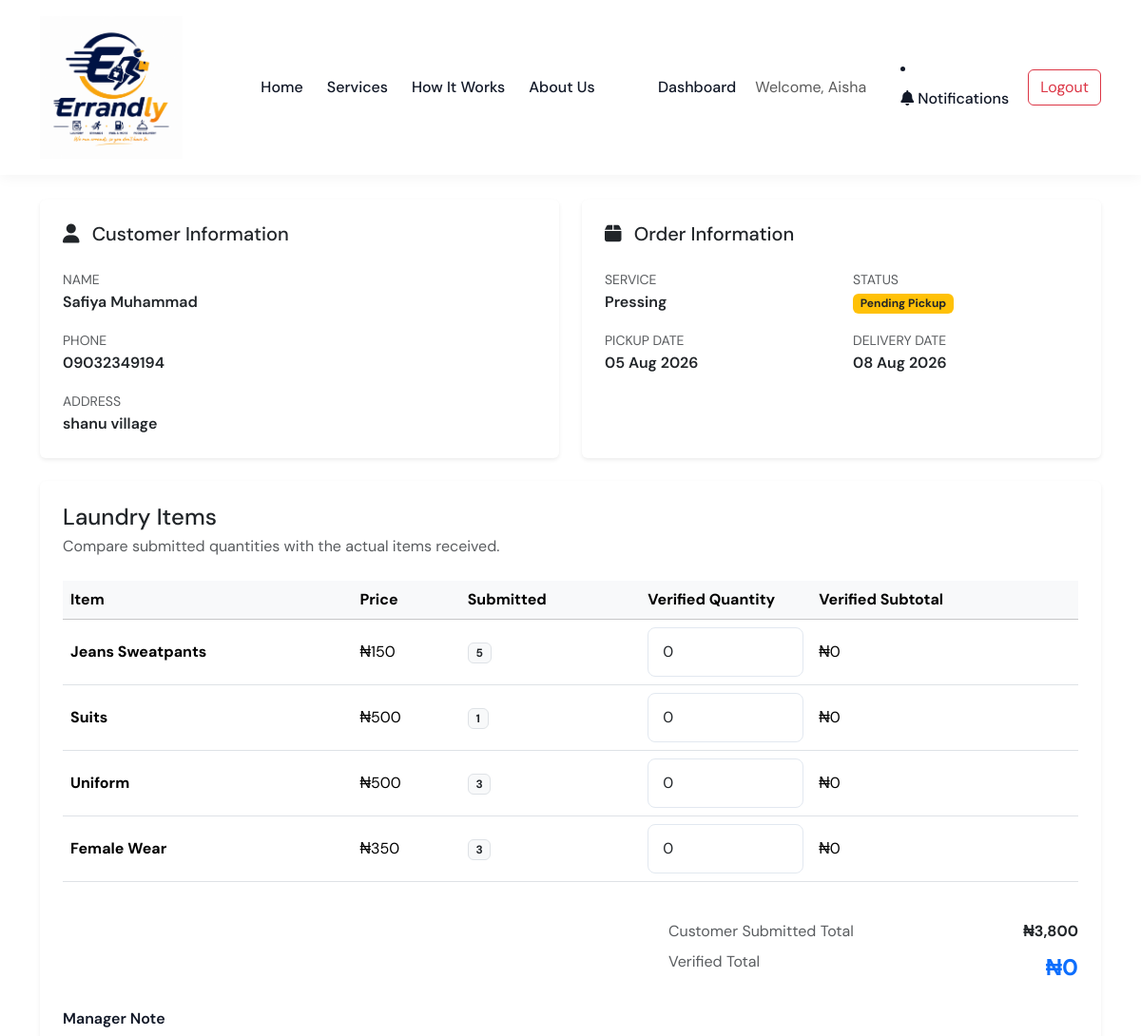
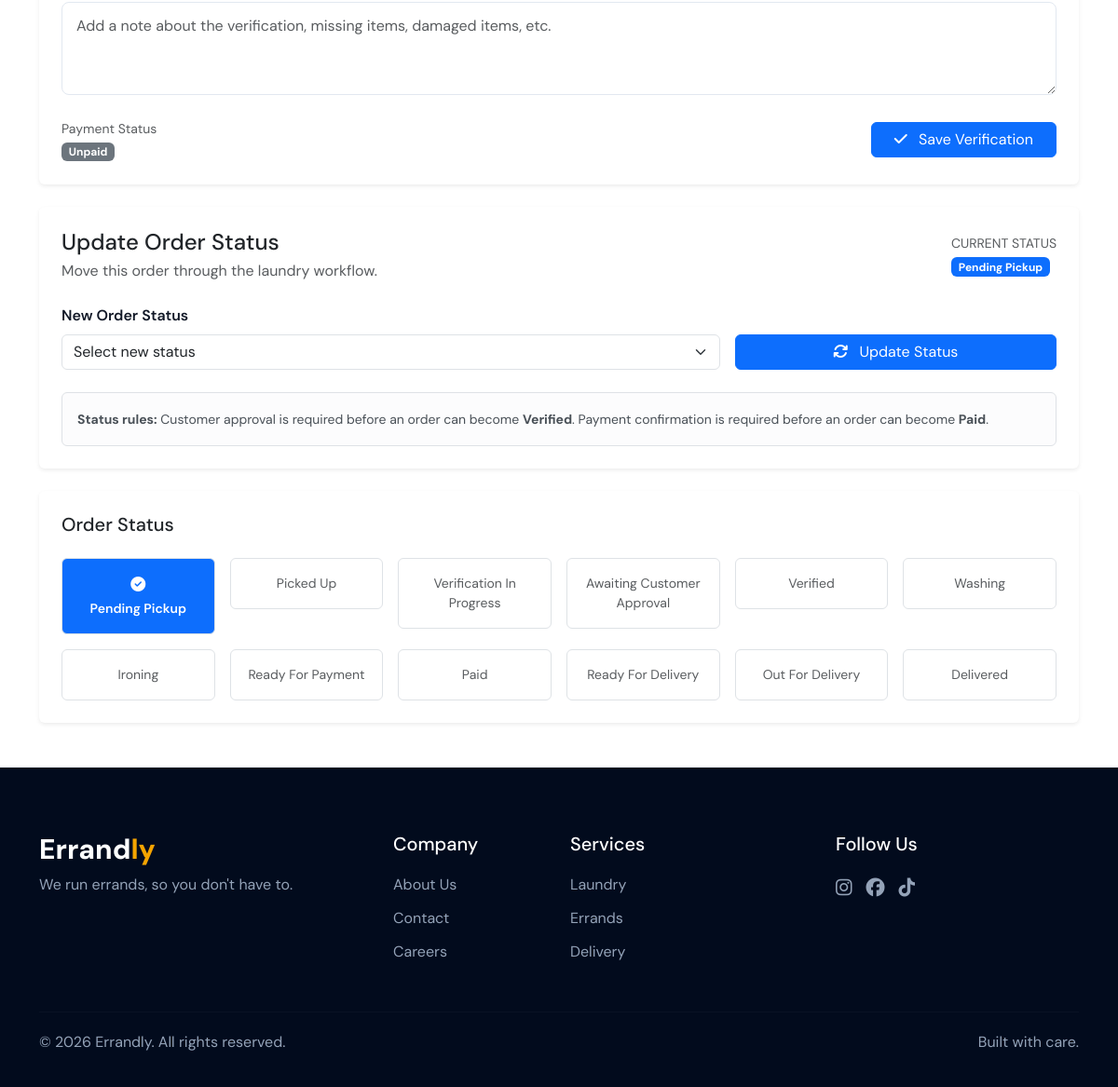
/admin/order/6 (signed in), run on an earlier commit of the app's database (2 pictures, top to bottom).
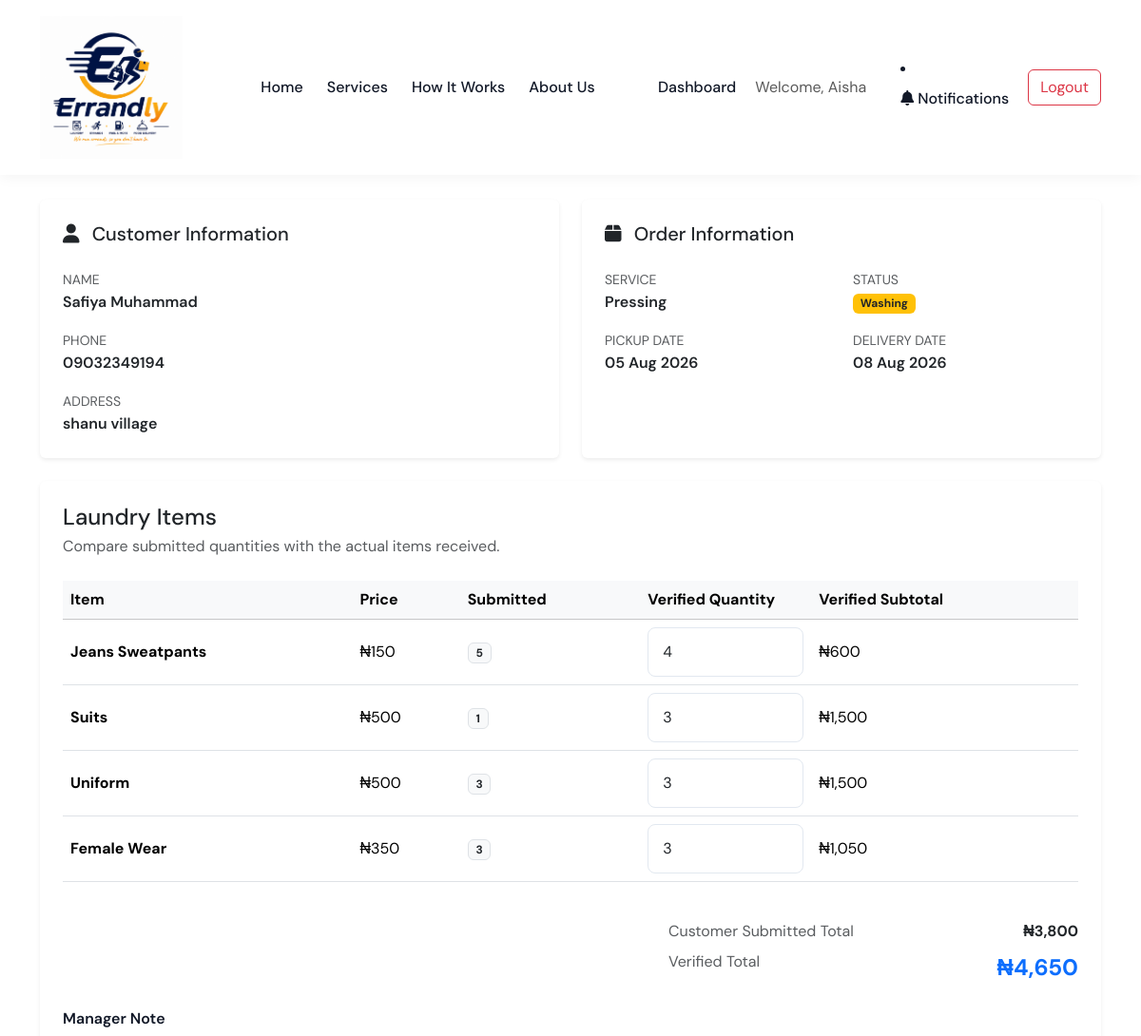
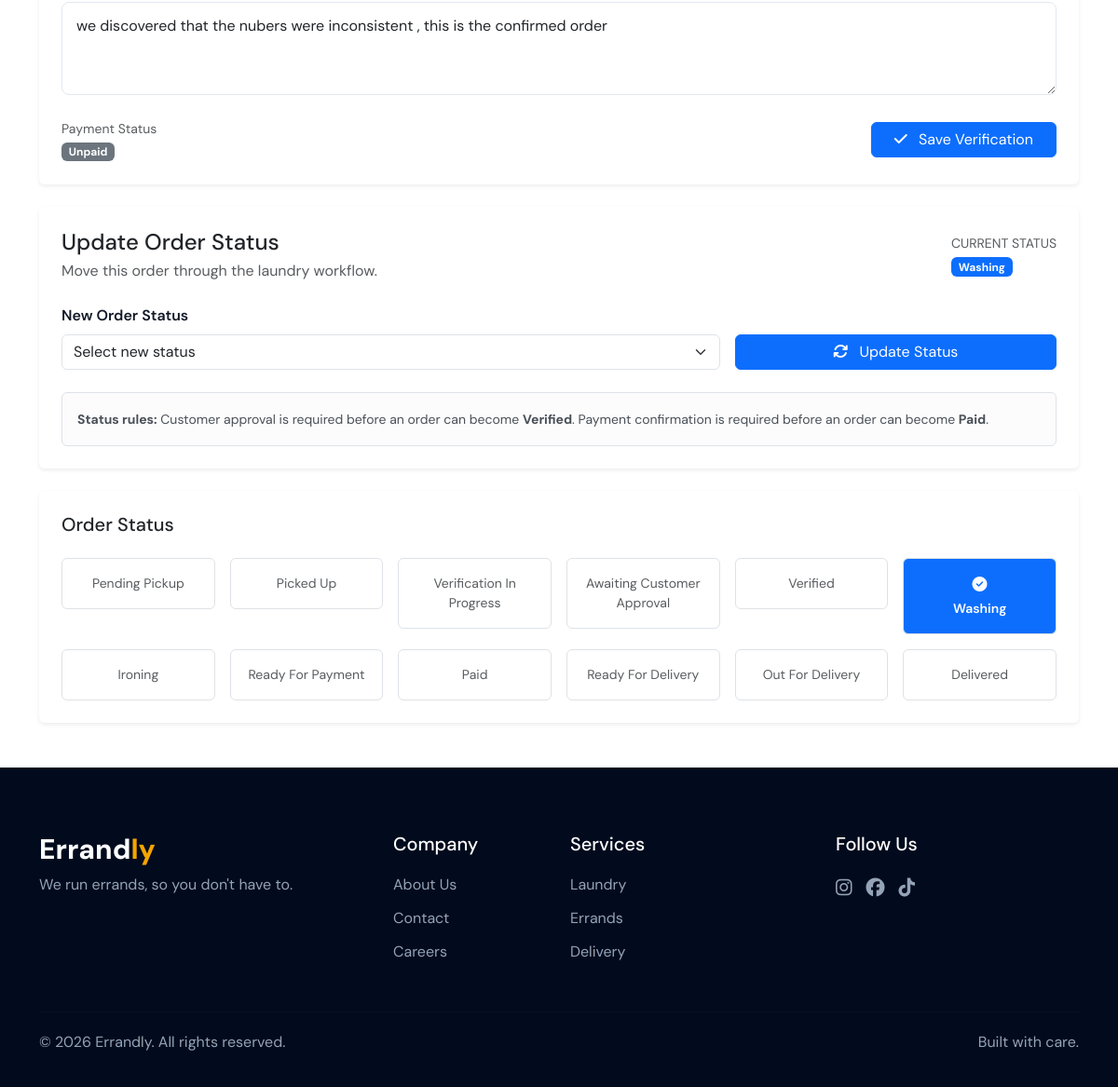
And on a later commit of the database (2 pictures, top to bottom).
### models.py (models this page shows)
class LaundryOrder(db.Model):
    __tablename__ = "laundry_orders"
    id = db.Column(
        db.Integer,
        primary_key=True
    )
    user_id = db.Column(
        db.Integer,
        db.ForeignKey("users.id"),
        nullable=False
    )
    service_type = db.Column(
        db.String(30),
        nullable=False
    )
    pickup_date = db.Column(
        db.Date,
        nullable=False
    )
    delivery_date = db.Column(
        db.Date,
        nullable=False
    )
    submitted_total = db.Column(
        db.Integer,
        nullable=False,
        default=0
    )
    verified_total = db.Column(
        db.Integer,
        nullable=False,
        default=0
    )
    payment_status = db.Column(
        db.String(20),
        nullable=False,
        default="UNPAID"
    )
    order_status = db.Column(
        db.String(40),
        nullable=False,
        default=ORDER_STATUS[0]
    )
    manager_note = db.Column(
        db.Text
    )
    customer_approved = db.Column(
        db.Boolean,
        default=False
    )
    created_at = db.Column(
        db.DateTime,
        nullable=False,
        default=datetime.utcnow
    )
    user = db.relationship(
        "User",
        backref=db.backref(
            "laundry_orders",
            lazy=True
        )
    )

class OrderItem(db.Model):
    __tablename__ = "order_items"
    id = db.Column(
        db.Integer,
        primary_key=True
    )
    order_id = db.Column(
        db.Integer,
        db.ForeignKey("laundry_orders.id"),
        nullable=False
    )
    item_name = db.Column(
        db.String(100),
        nullable=False
    )
    price = db.Column(
        db.Integer,
        nullable=False
    )
    submitted_quantity = db.Column(
        db.Integer,
        nullable=False
    )
    verified_quantity = db.Column(
        db.Integer,
        default=0
    )
    created_at = db.Column(
        db.DateTime,
        nullable=False,
        default=datetime.utcnow
    )
    order = db.relationship(
    "LaundryOrder",
    backref=db.backref(
        "items",
        lazy=True,
        cascade="all, delete-orphan"
    )
    )

### app.py (the view, shortened to what this page needs)
@app.route("/admin/order/<int:order_id>", methods=["GET", "POST"])
@admin_required
def admin_order_details(order_id):
    order = db.get_or_404(LaundryOrder, order_id)
    return render_template(
        "admin/order_details.html",
        order=order,
        order_statuses=ORDER_STATUS
    )

### app.py (called while the page is built)
@app.context_processor
def inject_notification_count():
    unread_count = 0
    if current_user.is_authenticated:
        unread_count = (
            Notification.query
            .filter_by(
                user_id=current_user.id,
                is_read=False
            )
            .count()
        )
    return dict(
        unread_notifications=unread_count
    )

@login_manager.user_loader
def load_user(user_id):
    return db.get_or_404(User, int(user_id))

def admin_required(f):
    @wraps(f)
    def wrapped_view(*args, **kwargs):
        if not current_user.is_authenticated:
            flash(
                "Please log in to access the admin area.",
                "warning"
            )
            return redirect(url_for("login"))
        if current_user.role != "admin":
            flash(
                "You do not have permission to access this page.",
                "danger"
            )
            return redirect(url_for("dashboard"))
        return f(*args, **kwargs)
    return wrapped_view

### templates/admin/order_details.html (shortened to what the changed rows need)
{% extends "base.html" %}
{% block content %}
<div class="container py-5 mt-5">
    <div class="d-flex justify-content-between align-items-center mb-4">
        <div>
            <h2 class="mb-1">
            </h2>
        </div>
    </div>
    <div class="row g-4 mb-4">
        <div class="col-lg-6">
            <div class="card border-0 shadow-sm h-100">
                <div class="card-body p-4">
                    <div class="row">
                        <div class="col-6 mb-3">
                            <div>
                                <span class="badge bg-warning text-dark">
                                    {{ order.order_status }}
                                </span>
                            </div>
                        </div>
                        <div class="col-6">
                            <small class="text-muted">
                                PICKUP DATE
                            </small>
                            <div class="fw-semibold">
                                {{ order.pickup_date.strftime("%d %b %Y") }}
                            </div>
                        </div>
                        <div class="col-6">
                            <small class="text-muted">
                                DELIVERY DATE
                            </small>
                            <div class="fw-semibold">
                                {{ order.delivery_date.strftime("%d %b %Y") }}
                            </div>
                        </div>
                    </div>
                </div>
            </div>
        </div>
    </div>
    <div class="card border-0 shadow-sm mb-4">
        <div class="card-body p-4">
            <form method="POST">
                <div class="table-responsive">
                    <table class="table align-middle">
                        <thead class="table-light">
                            <tr>
                                <th>
                                    Item
                                </th>
                                <th>
                                    Price
                                </th>
                                <th>
                                    Submitted
                                </th>
                                <th style="width: 180px;">
                                    Verified Quantity
                                </th>
                                <th>
                                    Verified Subtotal
                                </th>
                            </tr>
                        </thead>
                        <tbody>
                            {% for item in order.items %}
                            <tr>
                                <td>
                                    <strong>
                                        {{ item.item_name
                                           |replace("_", " ")
                                           |title }}
                                    </strong>
                                </td>
                                <td>
                                    ₦{{ "{:,.0f}".format(item.price) }}
                                </td>
                                <td>
                                    <span class="badge bg-light text-dark border">
                                        {{ item.submitted_quantity }}
                                    </span>
                                </td>
                                <td>
                                    <input
                                        type="number"
                                        name="verified_quantity_{{ item.id }}"
                                        class="form-control"
                                        min="0"
                                        value="{{ item.verified_quantity
                                                 if item.verified_quantity is not none
                                                 else item.submitted_quantity }}"
                                    >
                                </td>
                                <td>
                                    {% if item.verified_quantity is not none %}
                                        ₦{{ "{:,.0f}".format(
                                            item.price * item.verified_quantity
                                        ) }}
                                    {% else %}
                                        —
                                    {% endif %}
                                </td>
                            </tr>
                            {% endfor %}
                        </tbody>
                    </table>
                </div>
                <div class="row justify-content-end mt-4">
                    <div class="col-md-5">
                        <div class="d-flex justify-content-between mb-2">
                            <span class="text-muted">
                                Customer Submitted Total
                            </span>
                            <strong>
                                ₦{{ "{:,.0f}".format(order.submitted_total) }}
                            </strong>
                        </div>
                        <div class="d-flex justify-content-between">
                            <span class="text-muted">
                                Verified Total
                            </span>
                            <strong class="fs-4 text-primary">
                                {% if order.verified_total is not none %}
                                    ₦{{ "{:,.0f}".format(order.verified_total) }}
                                {% else %}
                                    —
                                {% endif %}
                            </strong>
                        </div>
                    </div>
                </div>
                <div class="mt-4">
                    <label class="form-label fw-semibold">
                        Manager Note
                    </label>
                    <textarea
                        name="manager_note"
                        class="form-control"
                        rows="3"
                        placeholder="Add a note about the verification, missing items, damaged items, etc."
                    >{{ order.manager_note or "" }}</textarea>
                </div>
            </form>
        </div>
    </div>
<div class="card border-0 shadow-sm mb-4">
    <div class="card-body p-4">
        <div class="d-flex justify-content-between align-items-center mb-4">
            <div>
                <small class="text-muted d-block">
                    CURRENT STATUS
                </small>
                <span class="badge bg-primary mt-1">
                    {{ order.order_status }}
                </span>
            </div>
        </div>
    </div>
</div>
    <div class="card border-0 shadow-sm">
        <div class="card-body p-4">
            <div class="row g-3">
                {% set statuses = [
                    "Pending Pickup",
                    "Picked Up",
                    "Verification In Progress",
                    "Awaiting Customer Approval",
                    "Verified",
                    "Washing",
                    "Ironing",
                    "Ready For Payment",
                    "Paid",
                    "Ready For Delivery",
                    "Out For Delivery",
                    "Delivered"
                ] %}
                {% for status in statuses %}
                    <div class="col-md-3 col-lg-2">
                        {% if status == order.order_status %}
                            <div class="border rounded p-3 text-center bg-primary text-white">
                                <i class="fas fa-circle-check mb-2"></i>
                                <div class="small fw-semibold">
                                    {{ status }}
                                </div>
                            </div>
                        {% else %}
                            <div class="border rounded p-3 text-center">
                                <div class="small text-muted">
                                    {{ status }}
                                </div>
                            </div>
                        {% endif %}
                    </div>
                {% endfor %}
            </div>
        </div>
    </div>
</div>
{% endblock %}

What changed in the data, as far as the page shows it:
changed LaundryOrder: order_status "Pending Pickup" → "Washing"; verified_total "0" → "4,650"; manager_note (not shown) → "we discovered that the nubers were inconsistent , this is the confirmed order"
changed OrderItem "Jeans Sweatpants": verified_quantity "0" → "4"; price+verified_quantity "0" → "600"
changed OrderItem "Suits": verified_quantity "0" → "3"; price+verified_quantity "0" → "1,500"
changed OrderItem "Uniform": verified_quantity "0" → "3"; price+verified_quantity "0" → "1,500"
changed OrderItem "Female Wear": verified_quantity "0" → "3"; price+verified_quantity "0" → "1,050"
Also different on the page:
list line gone: "Pending Pickup"
new list line: "Pending Pickup"
list line gone: "Washing"
new list line: "Washing"
